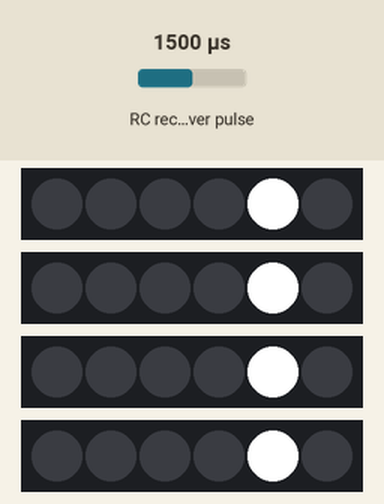
Bench run of a sketch on a simulated Arduino Uno, built with avr-gcc and run on an emulated ATmega328P. On the bench: 4 × 6 RGB LEDs in strip order, left to right. Wiring (inferred from the names in the program): RC receiver channel: data pin 0. The test bench sets the inputs (shaded band); at power-on: RC receiver pulse 1500 µs.

Above: at 1.88 s.
1.9 s: RC receiver pulse set to 1020 µs
At 2.8 s:
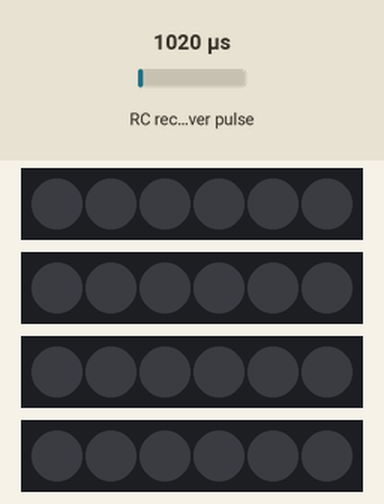
3.4 s: RC receiver pulse set to 1750 µs
At 3.66 s:
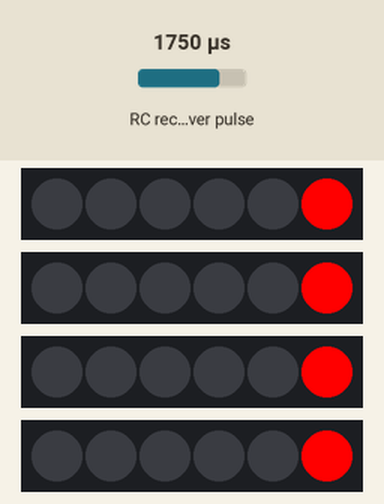
5.4 s: RC receiver pulse set to 1250 µs
At 6.0 s:
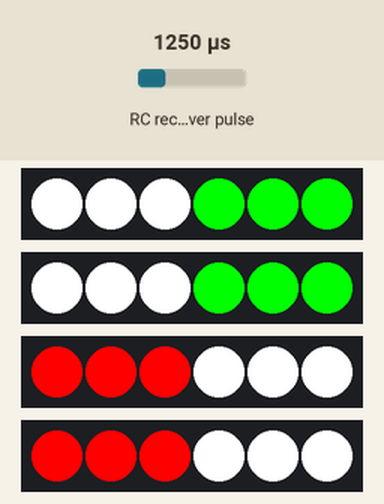
7.0 s: RC receiver pulse set to 1980 µs
At 7.26 s:
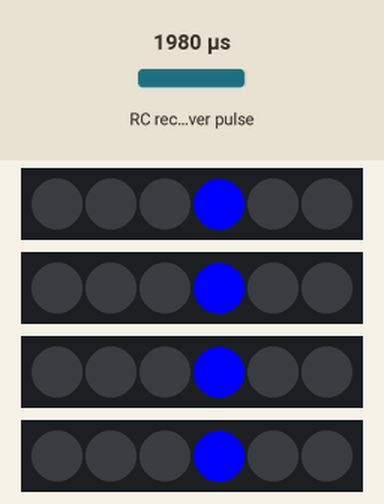
9.0 s: RC receiver pulse set to 1940 µs
At 9.18 s:
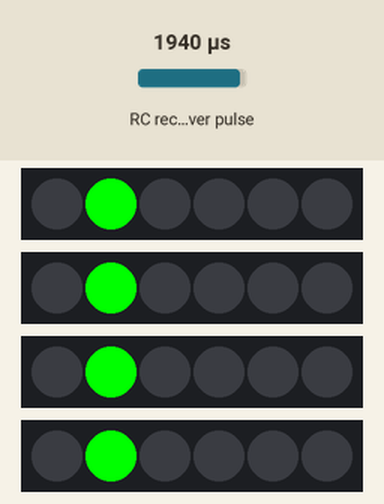
10.9 s: RC receiver pulse set to 1960 µs
At 10.98 s:
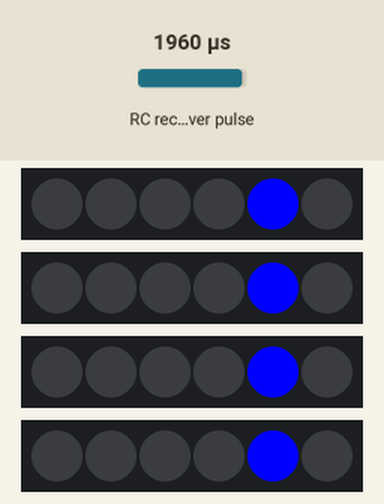
Timing chart, 0 to 14.0 s (numbered marks = the images above; inputs shaded):
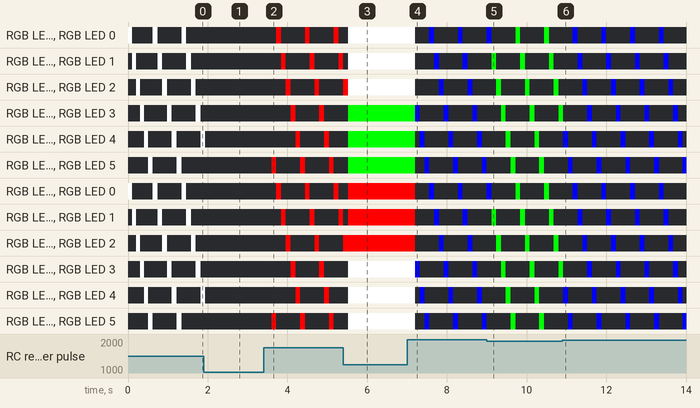

The sketch:

BatCopterRGB.ino
```cpp
#include <Adafruit_NeoPixel.h>

#define RC 0
#define VL 1
#define VR 2
#define HL 3
#define HR 4

// PWM CONFIGURATION
#define PULSE 20000
#define RCMIN 1000
#define RCMAX 1950

Adafruit_NeoPixel vl = Adafruit_NeoPixel(6, VL, NEO_GRB + NEO_KHZ800);
Adafruit_NeoPixel vr = Adafruit_NeoPixel(6, VR, NEO_GRB + NEO_KHZ800);
Adafruit_NeoPixel hl = Adafruit_NeoPixel(6, HL, NEO_GRB + NEO_KHZ800);
Adafruit_NeoPixel hr = Adafruit_NeoPixel(6, HR, NEO_GRB + NEO_KHZ800);

unsigned int currentMode = 99;
unsigned long in;

void setColor( Adafruit_NeoPixel* strip, uint32_t color, int num, int offset) {
  for( int i = 0; i < num; ++i) {
    strip->setPixelColor( i+offset, color);
  }
}
void setColor( Adafruit_NeoPixel* strip, uint32_t color, int num) {
  setColor( strip, color, num, 0);
}

void vlv( uint32_t color) {
  setColor( &vl, color, 3, 3);
}
void vlh( uint32_t color) {
  setColor( &vl, color, 3, 0);
}
void vrv( uint32_t color) {
  setColor( &vr, color, 3, 3);
}
void vrh( uint32_t color) {
  setColor( &vr, color, 3, 0);
}
void hlv( uint32_t color) {
  setColor( &hl, color, 3, 3);
}
void hlh( uint32_t color) {
  setColor( &hl, color, 3, 0);
}
void hrv( uint32_t color) {
  setColor( &hr, color, 3, 3);
}
void hrh( uint32_t color) {
  setColor( &hr, color, 3, 0);
}


unsigned int pos = 0;
int d = 1;

void laufLicht( uint32_t color) {
  if( pos == 6) pos = 0;
  setColor( &vl, vl.Color( 0, 0, 0), 6);
  vl.setPixelColor( pos, color);

  setColor( &vr, vl.Color( 0, 0, 0), 6);
  vr.setPixelColor( pos, color);

  setColor( &hl, vl.Color( 0, 0, 0), 6);
  hl.setPixelColor( pos, color);

  setColor( &hr, vl.Color( 0, 0, 0), 6);
  hr.setPixelColor( pos, color);

  pos++;

  vl.show();
  vr.show();
  hl.show();
  hr.show();

  delay( 100);
}
void blitz( uint32_t color) {
  setColor( &vl, vl.Color( 0, 0, 0), 6);
  setColor( &vr, vl.Color( 0, 0, 0), 6);
  setColor( &hl, vl.Color( 0, 0, 0), 6);
  setColor( &hr, vl.Color( 0, 0, 0), 6);
  setColor( &vl, color, 6);
  setColor( &vr, color, 6);
  setColor( &hl, color, 6);
  setColor( &hr, color, 6);
}

void mode0() {
  setColor( &vl, vl.Color( 0, 0, 0), 6);
  setColor( &vr, vl.Color( 0, 0, 0), 6);
  setColor( &hl, vl.Color( 0, 0, 0), 6);
  setColor( &hr, vl.Color( 0, 0, 0), 6);
  vl.show();
  vr.show();
  hl.show();
  hr.show();
}
void mode1() {
 vlv( vl.Color( 0,255, 0));
 vrv( vl.Color( 0,255, 0));

 hlh( vl.Color( 255, 0, 0));
 hrh( vl.Color( 255, 0, 0));

 vlh( vl.Color( 255, 255, 255));
 vrh( vl.Color( 255, 255, 255));
 hlv( vl.Color( 255, 255, 255));
 hrv( vl.Color( 255, 255, 255));

 vl.show();
 vr.show();
 hl.show();
 hr.show();
}

void mode2() {
  laufLicht( vl.Color( 255, 255, 255));
}
void mode3() {
  laufLicht( vl.Color( 255, 0, 0));
}
void mode4() {
  laufLicht( vl.Color( 0, 255, 0));
}
void mode5() {
  laufLicht( vl.Color( 0, 0, 255));
}
void mode6() {
  blitz( vl.Color( 255, 255, 255));
}
void setup() {
 pinMode(RC, INPUT);
 vl.begin();
 vr.begin();
 hl.begin();
 hr.begin();

 mode2();
 mode2();
 mode2();
 mode2();
 mode2();
 mode2();
 mode0();
}

void loop() {
  in = pulseIn( RC, HIGH, PULSE);
  unsigned int m = map(in, RCMIN, RCMAX, 0, 5);
  if( m == 0 && currentMode != m) {
    mode0();
  }
  else if( m == 1 && currentMode != m) {
    mode1();
  }
  else if( m == 2) {
    mode2();
  }
  else if( m == 3) {
    mode3();
  }
  else if( m == 4) {
    mode4();
  }
  else if( m == 5) {
    mode5();
  }
  currentMode = m;
}
```

Measured:
- after the input at 1.9 s, the LEDs: change at once (image 1)
- after the input at 3.4 s, RGB LED 0: alternates RGB(255, 0, 0) for 0.12 s and off for 0.60 s, starting after 0.32 s; RGB LED 1: alternates RGB(255, 0, 0) for 0.12 s and off for 0.60 s, starting after 0.44 s
- after the input at 5.4 s, the LEDs: first differ from a run without the input after 0.12 s (image 3)
- after the input at 7.0 s, RGB LED 0: goes off 0.36 s, RGB(0, 0, 255) 0.12 s, off 0.60 s, RGB(0, 0, 255) 0.12 s, then off, starting after 0.20 s; RGB LED 1: goes off 0.48 s, RGB(0, 0, 255) 0.12 s, off 0.60 s, RGB(0, 0, 255) 0.12 s, then off, starting after 0.20 s
- after the input at 9.0 s, the LEDs: first differ from a run without the input after 0.12 s (image 5)
- after the input at 10.9 s, the LEDs: change at once (image 6)
